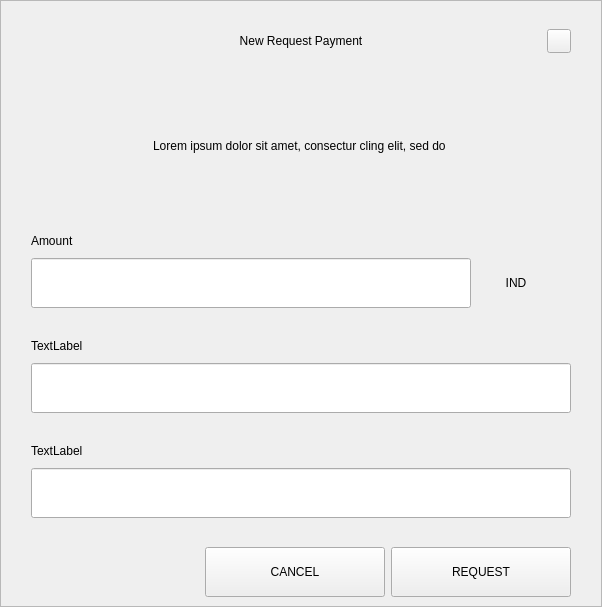
<?xml version="1.0" encoding="UTF-8"?>
<ui version="4.0">
 <class>RequestDialog</class>
 <widget class="QDialog" name="RequestDialog">
  <property name="geometry">
   <rect>
    <x>0</x>
    <y>0</y>
    <width>602</width>
    <height>607</height>
   </rect>
  </property>
  <property name="windowTitle">
   <string>Dialog</string>
  </property>
  <layout class="QVBoxLayout" name="verticalLayout_5">
   <property name="spacing">
    <number>0</number>
   </property>
   <property name="leftMargin">
    <number>0</number>
   </property>
   <property name="topMargin">
    <number>0</number>
   </property>
   <property name="rightMargin">
    <number>0</number>
   </property>
   <property name="bottomMargin">
    <number>0</number>
   </property>
   <item>
    <widget class="QFrame" name="frame">
     <property name="styleSheet">
      <string notr="true"/>
     </property>
     <property name="frameShape">
      <enum>QFrame::StyledPanel</enum>
     </property>
     <property name="frameShadow">
      <enum>QFrame::Raised</enum>
     </property>
     <layout class="QVBoxLayout" name="verticalLayout_4" stretch="1,0,0">
      <property name="spacing">
       <number>0</number>
      </property>
      <property name="leftMargin">
       <number>30</number>
      </property>
      <property name="topMargin">
       <number>20</number>
      </property>
      <property name="rightMargin">
       <number>30</number>
      </property>
      <property name="bottomMargin">
       <number>0</number>
      </property>
      <item>
       <layout class="QHBoxLayout" name="horizontalLayout_3">
        <property name="spacing">
         <number>0</number>
        </property>
        <item>
         <spacer name="horizontalSpacer_21">
          <property name="orientation">
           <enum>Qt::Horizontal</enum>
          </property>
          <property name="sizeHint" stdset="0">
           <size>
            <width>40</width>
            <height>20</height>
           </size>
          </property>
         </spacer>
        </item>
        <item>
         <widget class="QLabel" name="labelTitle">
          <property name="minimumSize">
           <size>
            <width>0</width>
            <height>40</height>
           </size>
          </property>
          <property name="maximumSize">
           <size>
            <width>16777215</width>
            <height>40</height>
           </size>
          </property>
          <property name="styleSheet">
           <string notr="true">padding-left:24px;</string>
          </property>
          <property name="text">
           <string>New Request Payment</string>
          </property>
          <property name="alignment">
           <set>Qt::AlignCenter</set>
          </property>
          <property name="margin">
           <number>7</number>
          </property>
         </widget>
        </item>
        <item>
         <spacer name="horizontalSpacer">
          <property name="orientation">
           <enum>Qt::Horizontal</enum>
          </property>
          <property name="sizeHint" stdset="0">
           <size>
            <width>40</width>
            <height>20</height>
           </size>
          </property>
         </spacer>
        </item>
        <item>
         <widget class="QPushButton" name="btnEsc">
          <property name="minimumSize">
           <size>
            <width>24</width>
            <height>24</height>
           </size>
          </property>
          <property name="maximumSize">
           <size>
            <width>24</width>
            <height>24</height>
           </size>
          </property>
          <property name="focusPolicy">
           <enum>Qt::NoFocus</enum>
          </property>
          <property name="text">
           <string/>
          </property>
         </widget>
        </item>
       </layout>
      </item>
      <item>
       <widget class="QStackedWidget" name="stack">
        <property name="minimumSize">
         <size>
          <width>540</width>
          <height>0</height>
         </size>
        </property>
        <property name="maximumSize">
         <size>
          <width>540</width>
          <height>16777215</height>
         </size>
        </property>
        <property name="currentIndex">
         <number>0</number>
        </property>
        <widget class="QWidget" name="page_1">
         <property name="minimumSize">
          <size>
           <width>540</width>
           <height>0</height>
          </size>
         </property>
         <property name="maximumSize">
          <size>
           <width>540</width>
           <height>16777215</height>
          </size>
         </property>
         <layout class="QVBoxLayout" name="layout1">
          <property name="spacing">
           <number>0</number>
          </property>
          <property name="leftMargin">
           <number>0</number>
          </property>
          <property name="topMargin">
           <number>0</number>
          </property>
          <property name="rightMargin">
           <number>0</number>
          </property>
          <property name="bottomMargin">
           <number>0</number>
          </property>
          <item>
           <spacer name="verticalSpacer_21">
            <property name="orientation">
             <enum>Qt::Vertical</enum>
            </property>
            <property name="sizeType">
             <enum>QSizePolicy::Fixed</enum>
            </property>
            <property name="sizeHint" stdset="0">
             <size>
              <width>20</width>
              <height>30</height>
             </size>
            </property>
           </spacer>
          </item>
          <item alignment="Qt::AlignHCenter">
           <widget class="QLabel" name="labelMessage">
            <property name="minimumSize">
             <size>
              <width>400</width>
              <height>50</height>
             </size>
            </property>
            <property name="text">
             <string>Lorem ipsum dolor sit amet, consectur cling elit, sed do </string>
            </property>
            <property name="alignment">
             <set>Qt::AlignCenter</set>
            </property>
            <property name="wordWrap">
             <bool>true</bool>
            </property>
           </widget>
          </item>
          <item alignment="Qt::AlignBottom">
           <widget class="QWidget" name="containerAmount" native="true">
            <layout class="QVBoxLayout" name="verticalLayout">
             <property name="spacing">
              <number>9</number>
             </property>
             <property name="leftMargin">
              <number>0</number>
             </property>
             <property name="topMargin">
              <number>0</number>
             </property>
             <property name="rightMargin">
              <number>0</number>
             </property>
             <property name="bottomMargin">
              <number>0</number>
             </property>
             <item>
              <widget class="QLabel" name="labelSubtitleAmount">
               <property name="minimumSize">
                <size>
                 <width>350</width>
                 <height>16</height>
                </size>
               </property>
               <property name="maximumSize">
                <size>
                 <width>16777215</width>
                 <height>16</height>
                </size>
               </property>
               <property name="text">
                <string>Amount</string>
               </property>
              </widget>
             </item>
             <item alignment="Qt::AlignTop">
              <widget class="QWidget" name="layoutAmount" native="true">
               <layout class="QHBoxLayout" name="horizontalLayout" stretch="2,0">
                <property name="spacing">
                 <number>0</number>
                </property>
                <property name="leftMargin">
                 <number>0</number>
                </property>
                <property name="topMargin">
                 <number>0</number>
                </property>
                <property name="rightMargin">
                 <number>0</number>
                </property>
                <property name="bottomMargin">
                 <number>0</number>
                </property>
                <item>
                 <widget class="QLineEdit" name="lineEditAmount">
                  <property name="minimumSize">
                   <size>
                    <width>0</width>
                    <height>50</height>
                   </size>
                  </property>
                  <property name="maximumSize">
                   <size>
                    <width>16777215</width>
                    <height>50</height>
                   </size>
                  </property>
                 </widget>
                </item>
                <item>
                 <widget class="QWidget" name="comboContainer" native="true">
                  <property name="minimumSize">
                   <size>
                    <width>100</width>
                    <height>50</height>
                   </size>
                  </property>
                  <property name="maximumSize">
                   <size>
                    <width>16777215</width>
                    <height>50</height>
                   </size>
                  </property>
                  <layout class="QHBoxLayout" name="horizontalLayout_31">
                   <property name="spacing">
                    <number>0</number>
                   </property>
                   <property name="leftMargin">
                    <number>0</number>
                   </property>
                   <property name="topMargin">
                    <number>0</number>
                   </property>
                   <property name="rightMargin">
                    <number>10</number>
                   </property>
                   <property name="bottomMargin">
                    <number>0</number>
                   </property>
                   <item>
                    <widget class="QLabel" name="comboBoxCoin">
                     <property name="text">
                      <string>IND</string>
                     </property>
                     <property name="alignment">
                      <set>Qt::AlignCenter</set>
                     </property>
                    </widget>
                   </item>
                  </layout>
                 </widget>
                </item>
               </layout>
              </widget>
             </item>
            </layout>
           </widget>
          </item>
          <item>
           <spacer name="verticalSpacer_31">
            <property name="orientation">
             <enum>Qt::Vertical</enum>
            </property>
            <property name="sizeType">
             <enum>QSizePolicy::Fixed</enum>
            </property>
            <property name="sizeHint" stdset="0">
             <size>
              <width>20</width>
              <height>30</height>
             </size>
            </property>
           </spacer>
          </item>
          <item>
           <layout class="QVBoxLayout" name="verticalLayoutLabel">
            <property name="spacing">
             <number>9</number>
            </property>
            <item>
             <widget class="QLabel" name="labelSubtitleLabel">
              <property name="minimumSize">
               <size>
                <width>0</width>
                <height>16</height>
               </size>
              </property>
              <property name="maximumSize">
               <size>
                <width>16777215</width>
                <height>16</height>
               </size>
              </property>
              <property name="text">
               <string>TextLabel</string>
              </property>
             </widget>
            </item>
            <item>
             <widget class="QLineEdit" name="lineEditLabel">
              <property name="minimumSize">
               <size>
                <width>0</width>
                <height>50</height>
               </size>
              </property>
              <property name="maximumSize">
               <size>
                <width>16777215</width>
                <height>50</height>
               </size>
              </property>
             </widget>
            </item>
           </layout>
          </item>
          <item>
           <spacer name="verticalSpacer_34">
            <property name="orientation">
             <enum>Qt::Vertical</enum>
            </property>
            <property name="sizeType">
             <enum>QSizePolicy::Fixed</enum>
            </property>
            <property name="sizeHint" stdset="0">
             <size>
              <width>20</width>
              <height>30</height>
             </size>
            </property>
           </spacer>
          </item>
          <item>
           <layout class="QVBoxLayout" name="verticalLayoutDescription">
            <property name="spacing">
             <number>9</number>
            </property>
            <item>
             <widget class="QLabel" name="labelSubtitleDescription">
              <property name="minimumSize">
               <size>
                <width>0</width>
                <height>16</height>
               </size>
              </property>
              <property name="maximumSize">
               <size>
                <width>16777215</width>
                <height>16</height>
               </size>
              </property>
              <property name="text">
               <string>TextLabel</string>
              </property>
             </widget>
            </item>
            <item>
             <widget class="QLineEdit" name="lineEditDescription">
              <property name="minimumSize">
               <size>
                <width>0</width>
                <height>50</height>
               </size>
              </property>
              <property name="maximumSize">
               <size>
                <width>16777215</width>
                <height>50</height>
               </size>
              </property>
             </widget>
            </item>
            <item>
             <spacer name="verticalSpacer_4">
              <property name="orientation">
               <enum>Qt::Vertical</enum>
              </property>
              <property name="sizeType">
               <enum>QSizePolicy::Fixed</enum>
              </property>
              <property name="sizeHint" stdset="0">
               <size>
                <width>20</width>
                <height>20</height>
               </size>
              </property>
             </spacer>
            </item>
           </layout>
          </item>
         </layout>
        </widget>
        <widget class="QWidget" name="page_2">
         <layout class="QVBoxLayout" name="layout2">
          <item>
           <spacer name="verticalSpacer_5">
            <property name="orientation">
             <enum>Qt::Vertical</enum>
            </property>
            <property name="sizeType">
             <enum>QSizePolicy::Fixed</enum>
            </property>
            <property name="sizeHint" stdset="0">
             <size>
              <width>20</width>
              <height>50</height>
             </size>
            </property>
           </spacer>
          </item>
          <item alignment="Qt::AlignHCenter">
           <widget class="QLabel" name="labelQrImg">
            <property name="minimumSize">
             <size>
              <width>260</width>
              <height>260</height>
             </size>
            </property>
            <property name="maximumSize">
             <size>
              <width>260</width>
              <height>260</height>
             </size>
            </property>
            <property name="text">
             <string/>
            </property>
            <property name="alignment">
             <set>Qt::AlignCenter</set>
            </property>
           </widget>
          </item>
          <item>
           <spacer name="verticalSpacer_2">
            <property name="orientation">
             <enum>Qt::Vertical</enum>
            </property>
            <property name="sizeType">
             <enum>QSizePolicy::Fixed</enum>
            </property>
            <property name="sizeHint" stdset="0">
             <size>
              <width>20</width>
              <height>30</height>
             </size>
            </property>
           </spacer>
          </item>
          <item alignment="Qt::AlignHCenter">
           <widget class="QLabel" name="labelAddress">
            <property name="text">
             <string>D7VFR83SQbiezrW72hjcWJtcfip5krte2Z </string>
            </property>
           </widget>
          </item>
          <item>
           <spacer name="verticalSpacer_32">
            <property name="orientation">
             <enum>Qt::Vertical</enum>
            </property>
            <property name="sizeType">
             <enum>QSizePolicy::Expanding</enum>
            </property>
            <property name="sizeHint" stdset="0">
             <size>
              <width>20</width>
              <height>20</height>
             </size>
            </property>
           </spacer>
          </item>
          <item>
           <layout class="QHBoxLayout" name="horizontal">
            <property name="leftMargin">
             <number>20</number>
            </property>
            <property name="rightMargin">
             <number>20</number>
            </property>
            <property name="bottomMargin">
             <number>20</number>
            </property>
            <item>
             <spacer name="horizontalSpacer_4">
              <property name="orientation">
               <enum>Qt::Horizontal</enum>
              </property>
              <property name="sizeHint" stdset="0">
               <size>
                <width>40</width>
                <height>20</height>
               </size>
              </property>
             </spacer>
            </item>
            <item>
             <widget class="QPushButton" name="btnCopyAddress">
              <property name="minimumSize">
               <size>
                <width>180</width>
                <height>50</height>
               </size>
              </property>
              <property name="text">
               <string>COPY ADDRESS</string>
              </property>
             </widget>
            </item>
            <item>
             <widget class="QPushButton" name="btnCopyUrl">
              <property name="minimumSize">
               <size>
                <width>180</width>
                <height>50</height>
               </size>
              </property>
              <property name="text">
               <string>COPY URL</string>
              </property>
             </widget>
            </item>
            <item>
             <spacer name="horizontalSpacer_2">
              <property name="orientation">
               <enum>Qt::Horizontal</enum>
              </property>
              <property name="sizeHint" stdset="0">
               <size>
                <width>40</width>
                <height>20</height>
               </size>
              </property>
             </spacer>
            </item>
           </layout>
          </item>
         </layout>
        </widget>
       </widget>
      </item>
      <item>
       <widget class="QWidget" name="buttonsStack" native="true">
        <layout class="QHBoxLayout" name="horizontalLayout_5">
         <property name="leftMargin">
          <number>20</number>
         </property>
         <property name="rightMargin">
          <number>0</number>
         </property>
         <item>
          <spacer name="horizontalSpacer_41">
           <property name="orientation">
            <enum>Qt::Horizontal</enum>
           </property>
           <property name="sizeHint" stdset="0">
            <size>
             <width>40</width>
             <height>20</height>
            </size>
           </property>
          </spacer>
         </item>
         <item>
          <widget class="QPushButton" name="btnCancel">
           <property name="minimumSize">
            <size>
             <width>180</width>
             <height>50</height>
            </size>
           </property>
           <property name="focusPolicy">
            <enum>Qt::NoFocus</enum>
           </property>
           <property name="text">
            <string>CANCEL</string>
           </property>
          </widget>
         </item>
         <item>
          <widget class="QPushButton" name="btnSave">
           <property name="minimumSize">
            <size>
             <width>180</width>
             <height>50</height>
            </size>
           </property>
           <property name="focusPolicy">
            <enum>Qt::NoFocus</enum>
           </property>
           <property name="text">
            <string>REQUEST</string>
           </property>
          </widget>
         </item>
        </layout>
       </widget>
      </item>
     </layout>
    </widget>
   </item>
  </layout>
 </widget>
 <resources/>
 <connections/>
</ui>
